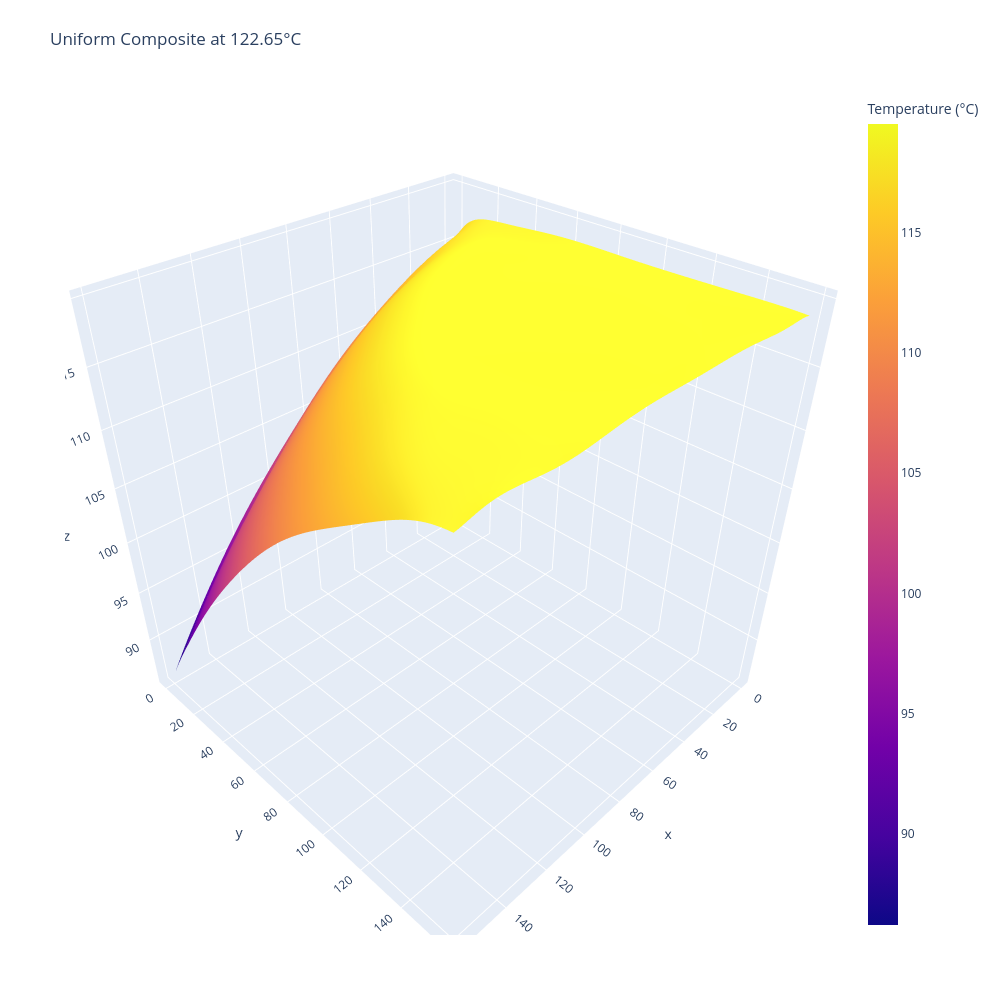

Notebook code cell kept with this figure:
### Code cell
import numpy as np
import plotly.graph_objects as go

fitfig = go.Figure(data=[go.Surface(z=fit, colorbar=dict(title="Temperature (°C)"))])
fitfig.update_layout(title=dict(text='Uniform Composite at 122.65°C'), autosize=False,
                  width=1000, height=1000,
                  margin=dict(l=65, r=50, b=65, t=90))

fitfig.show()

### Figure 1 — Plotly figure (JSON) as saved in the notebook; plotly's stock layout.template omitted (floating-point values rounded to 4 significant figures; data arrays with more than 128 entries replaced by an {"elided": "..."} marker saying what was removed)
{"data": [{"colorbar": {"title": {"text": "Temperature (°C)"}}, "type": "surface", "z": {"elided": "160x160 float values"}}], "layout": {"autosize": false, "height": 1000, "margin": {"b": 65, "l": 65, "r": 50, "t": 90}, "title": {"text": "Uniform Composite at 122.65°C"}, "width": 1000}}
